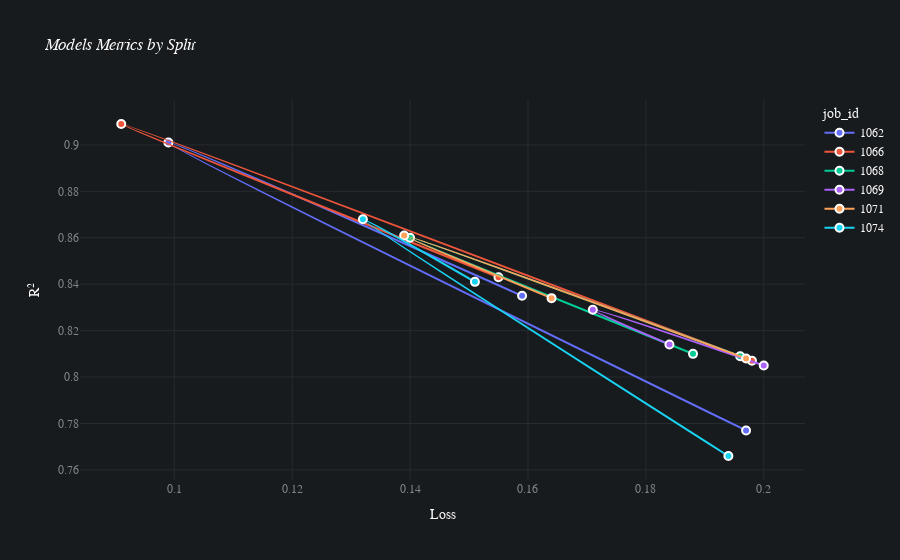

The cell this chart's notebook holds for it:
### Code cell
batch.plot_performance(max_loss=0.20, min_r2=0.70)

### Figure 1 — Plotly figure (JSON) as saved in the notebook; plotly's stock layout.template omitted (floating-point values rounded to 4 significant figures)
{"data": [{"customdata": [[1062, "test", 0.159, 0.835], [1062, "folds_train_combined", 0.099, 0.901], [1062, "fold_validation", 0.197, 0.777]], "hovertemplate": "job_id=%{customdata[0]}<br>loss=%{customdata[2]}<br>r2=%{customdata[3]}<br>split=%{customdata[1]}<extra></extra>", "legendgroup": "1062", "line": {"color": "#636efa", "dash": "solid", "shape": "spline", "width": 2}, "marker": {"line": {"color": "white", "width": 2}, "size": 8}, "mode": "markers+lines", "name": "1062", "orientation": "v", "showlegend": true, "type": "scatter", "x": [0.159, 0.099, 0.197], "xaxis": "x", "y": [0.835, 0.901, 0.777], "yaxis": "y"}, {"customdata": [[1066, "test", 0.155, 0.843], [1066, "folds_train_combined", 0.091, 0.909], [1066, "fold_validation", 0.198, 0.807]], "hovertemplate": "job_id=%{customdata[0]}<br>loss=%{customdata[2]}<br>r2=%{customdata[3]}<br>split=%{customdata[1]}<extra></extra>", "legendgroup": "1066", "line": {"color": "#EF553B", "dash": "solid", "shape": "spline", "width": 2}, "marker": {"line": {"color": "white", "width": 2}, "size": 8}, "mode": "markers+lines", "name": "1066", "orientation": "v", "showlegend": true, "type": "scatter", "x": [0.155, 0.091, 0.198], "xaxis": "x", "y": [0.843, 0.909, 0.807], "yaxis": "y"}, {"customdata": [[1068, "test", 0.188, 0.81], [1068, "folds_train_combined", 0.14, 0.86], [1068, "fold_validation", 0.196, 0.809]], "hovertemplate": "job_id=%{customdata[0]}<br>loss=%{customdata[2]}<br>r2=%{customdata[3]}<br>split=%{customdata[1]}<extra></extra>", "legendgroup": "1068", "line": {"color": "#00cc96", "dash": "solid", "shape": "spline", "width": 2}, "marker": {"line": {"color": "white", "width": 2}, "size": 8}, "mode": "markers+lines", "name": "1068", "orientation": "v", "showlegend": true, "type": "scatter", "x": [0.188, 0.14, 0.196], "xaxis": "x", "y": [0.81, 0.86, 0.809], "yaxis": "y"}, {"customdata": [[1069, "test", 0.184, 0.814], [1069, "folds_train_combined", 0.171, 0.829], [1069, "fold_validation", 0.2, 0.805]], "hovertemplate": "job_id=%{customdata[0]}<br>loss=%{customdata[2]}<br>r2=%{customdata[3]}<br>split=%{customdata[1]}<extra></extra>", "legendgroup": "1069", "line": {"color": "#ab63fa", "dash": "solid", "shape": "spline", "width": 2}, "marker": {"line": {"color": "white", "width": 2}, "size": 8}, "mode": "markers+lines", "name": "1069", "orientation": "v", "showlegend": true, "type": "scatter", "x": [0.184, 0.171, 0.2], "xaxis": "x", "y": [0.814, 0.829, 0.805], "yaxis": "y"}, {"customdata": [[1071, "test", 0.164, 0.834], [1071, "folds_train_combined", 0.139, 0.861], [1071, "fold_validation", 0.197, 0.808]], "hovertemplate": "job_id=%{customdata[0]}<br>loss=%{customdata[2]}<br>r2=%{customdata[3]}<br>split=%{customdata[1]}<extra></extra>", "legendgroup": "1071", "line": {"color": "#FFA15A", "dash": "solid", "shape": "spline", "width": 2}, "marker": {"line": {"color": "white", "width": 2}, "size": 8}, "mode": "markers+lines", "name": "1071", "orientation": "v", "showlegend": true, "type": "scatter", "x": [0.164, 0.139, 0.197], "xaxis": "x", "y": [0.834, 0.861, 0.808], "yaxis": "y"}, {"customdata": [[1074, "test", 0.151, 0.841], [1074, "folds_train_combined", 0.132, 0.868], [1074, "fold_validation", 0.194, 0.766]], "hovertemplate": "job_id=%{customdata[0]}<br>loss=%{customdata[2]}<br>r2=%{customdata[3]}<br>split=%{customdata[1]}<extra></extra>", "legendgroup": "1074", "line": {"color": "#19d3f3", "dash": "solid", "shape": "spline", "width": 2}, "marker": {"line": {"color": "white", "width": 2}, "size": 8}, "mode": "markers+lines", "name": "1074", "orientation": "v", "showlegend": true, "type": "scatter", "x": [0.151, 0.132, 0.194], "xaxis": "x", "y": [0.841, 0.868, 0.766], "yaxis": "y"}], "layout": {"autosize": true, "font": {"color": "#FAFAFA", "family": "Avenir"}, "hoverlabel": {"bgcolor": "#0F0F0F", "font": {"family": "Avenir", "size": 15}}, "legend": {"title": {"text": "job_id"}, "tracegroupgap": 0}, "paper_bgcolor": "#181B1E", "plot_bgcolor": "#181B1E", "title": {"text": "<i>Models Metrics by Split</i>"}, "xaxis": {"anchor": "y", "autorange": true, "domain": [0, 1], "gridcolor": "#262B2F", "range": [0.08395, 0.207], "tickfont": {"color": "#818487"}, "title": {"text": "Loss"}, "type": "linear", "zeroline": false}, "yaxis": {"anchor": "x", "autorange": true, "domain": [0, 1], "gridcolor": "#262B2F", "range": [0.7559, 0.9191], "tickfont": {"color": "#818487"}, "title": {"text": "R²"}, "type": "linear", "zeroline": false}}}
